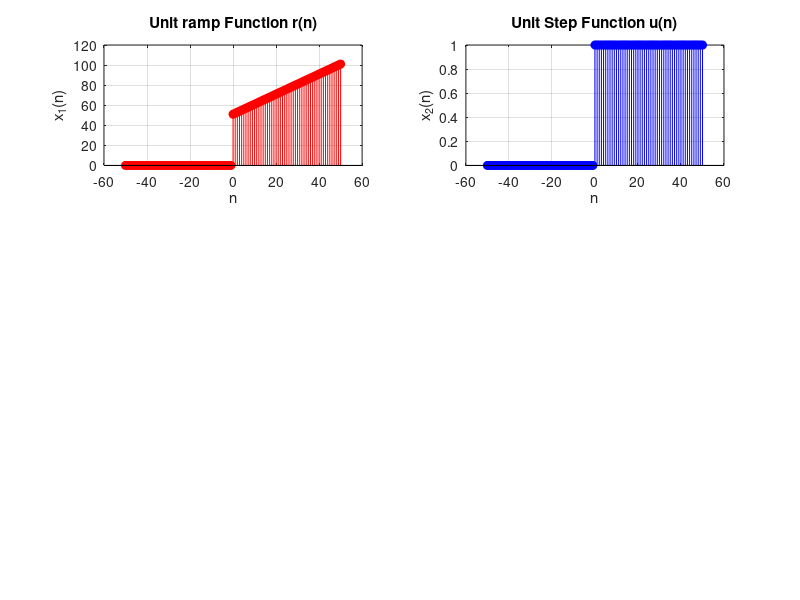

MATLAB code to generate this figure: (Note: this script raises an error after producing the figure.)
clear all;
close all;
clc;
% Define Ɵme index
n = -50:1:50;
N = length(n);
omega = linspace(-pi, pi, 100);
% Define two signals for linearity proof:
% Define unit ramp funcƟon δ(n)
x1 = zeros(1, N);
for ii = 1:N
   if (n(ii) >= 0)
    x1(ii) = ii;
   else
    x1(ii) = 0;
   end
end
% Define unit step funcƟon u(n)
x2 = zeros(1, N);
for ii = 1:N
if (n(ii) >= 0)
x2(ii) = 1; % Step funcƟon value is 1 for n >= 0
else
x2(ii) = 0;
end
end
% Plot x1(n) and x2(n)
figure;
subplot(3,2,1);
stem(n, x1, 'r', 'filled'); grid on;
xlabel('n'); ylabel('x_1(n)');
title('Unit ramp Function r(n)');
subplot(3,2,2);
stem(n, x2, 'b', 'filled'); grid on;
xlabel('n'); ylabel('x_2(n)');
title('Unit Step Function u(n)');
% Define scaling factors
a = 5; b = 20;
% Compute DTFT of x1(n) and x2(n)
X1 = Compute_DTFT(x1, n, omega);
X2 = Compute_DTFT(x2, n, omega);
% Compute DTFT of the linear combinaƟon
y = a*x1 + b*x2;
Y = Compute_DTFT(y, n, omega);
% Verify Linearity: Y(ω) should be a*X1(ω) +b*X2(ω)
Y_expected = a*X1 + b*X2;
% Plot DTFT Magnitudes to verify Linearity
subplot(3,2,3);
plot(omega, abs(X1), 'r'); grid on;
xlabel('\omega'); ylabel('|X_1(\omega)|');
title('Magnitude of DTFT of x_1(n)');
subplot(3,2,4);
plot(omega, abs(X2), 'b'); grid on;
xlabel('\omega'); ylabel('|X_2(\omega)|');
title('Magnitude of DTFT of x_2(n)');
subplot(3,2,5);
plot(omega, abs(Y), 'k'); grid on;
xlabel('\omega'); ylabel('|Y(\omega)|');
title('Magnitude of DTFT of a*x_1(n) + b*x_2(n)');
subplot(3,2,6);
plot(omega, abs(Y_expected), 'g'); grid on;
xlabel('\omega'); ylabel('|Expected Y(\omega)|');
title('Expected Magnitude a*|X_1(\omega)| +b*|X_2(\omega)|');
% FuncƟon to Compute DTFT
function X = Compute_DTFT(x, n, omega)
X = zeros(1, length(omega)); % Preallocate DTFT array
for a = 1:length(omega)
X(a) = sum(x .* exp(-1j * omega(a) * n));
end
end